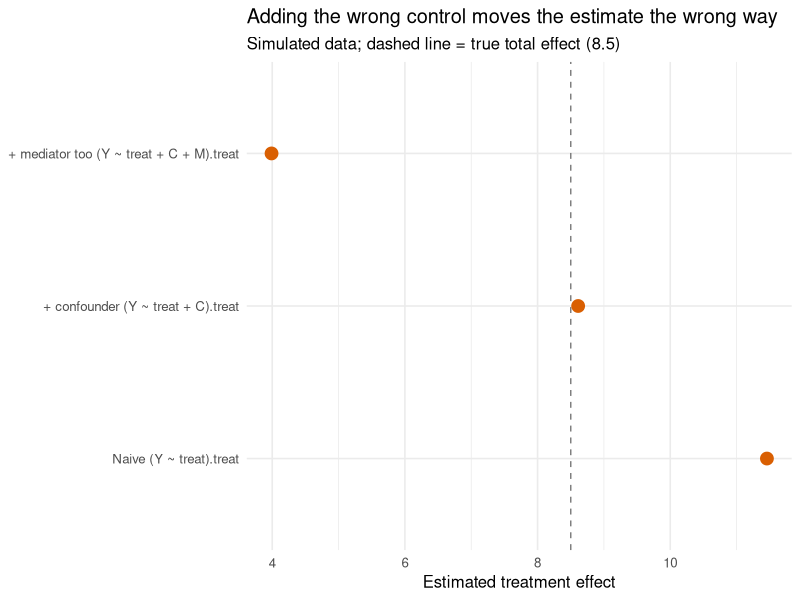

R code for this plot:
# Simulated demo for "More controls != less bias".
# Shows: adjusting for a pre-treatment confounder is good; additionally
# adjusting for a POST-treatment mediator over-controls and biases the
# estimated TOTAL program effect toward zero. All data are simulated.
suppressMessages(library(ggplot2))
set.seed(2026)
n <- 4000
C <- rnorm(n)                                   # pre-treatment trait (confounder)
treat <- rbinom(n, 1, plogis(C))                # selection: high-C more likely treated
M <- 1.5 * treat + 0.5 * C + rnorm(n)           # post-treatment mediator (e.g. motivation)
Y <- 4 * treat + 2 * C + 3 * M + rnorm(n, 0, 2) # outcome
# True TOTAL effect of treat on Y = direct 4 + indirect (1.5*3) = 8.5
truth <- 4 + 1.5 * 3

est <- c(
  "Naive (Y ~ treat)"                       = coef(lm(Y ~ treat))["treat"],
  "+ confounder (Y ~ treat + C)"            = coef(lm(Y ~ treat + C))["treat"],
  "+ mediator too (Y ~ treat + C + M)"      = coef(lm(Y ~ treat + C + M))["treat"]
)
cat(sprintf("TRUE total effect: %.2f\n", truth))
for (nm in names(est)) cat(sprintf("%-38s %.2f\n", nm, est[[nm]]))

df <- data.frame(model = factor(names(est), levels = names(est)), estimate = as.numeric(est))
p <- ggplot(df, aes(x = estimate, y = model)) +
  geom_vline(xintercept = truth, linetype = "dashed", colour = "grey50") +
  geom_point(size = 4, colour = "#d95f02") +
  labs(x = "Estimated treatment effect", y = NULL,
       title = "Adding the wrong control moves the estimate the wrong way",
       subtitle = sprintf("Simulated data; dashed line = true total effect (%.1f)", truth)) +
  theme_minimal(base_size = 12)
ggsave("/Users/yuxialiang/bridge-year/writing/posts/controls-collider/fig-overcontrol.png",
       p, width = 7, height = 2.8, dpi = 150)
cat("figure written\n")
